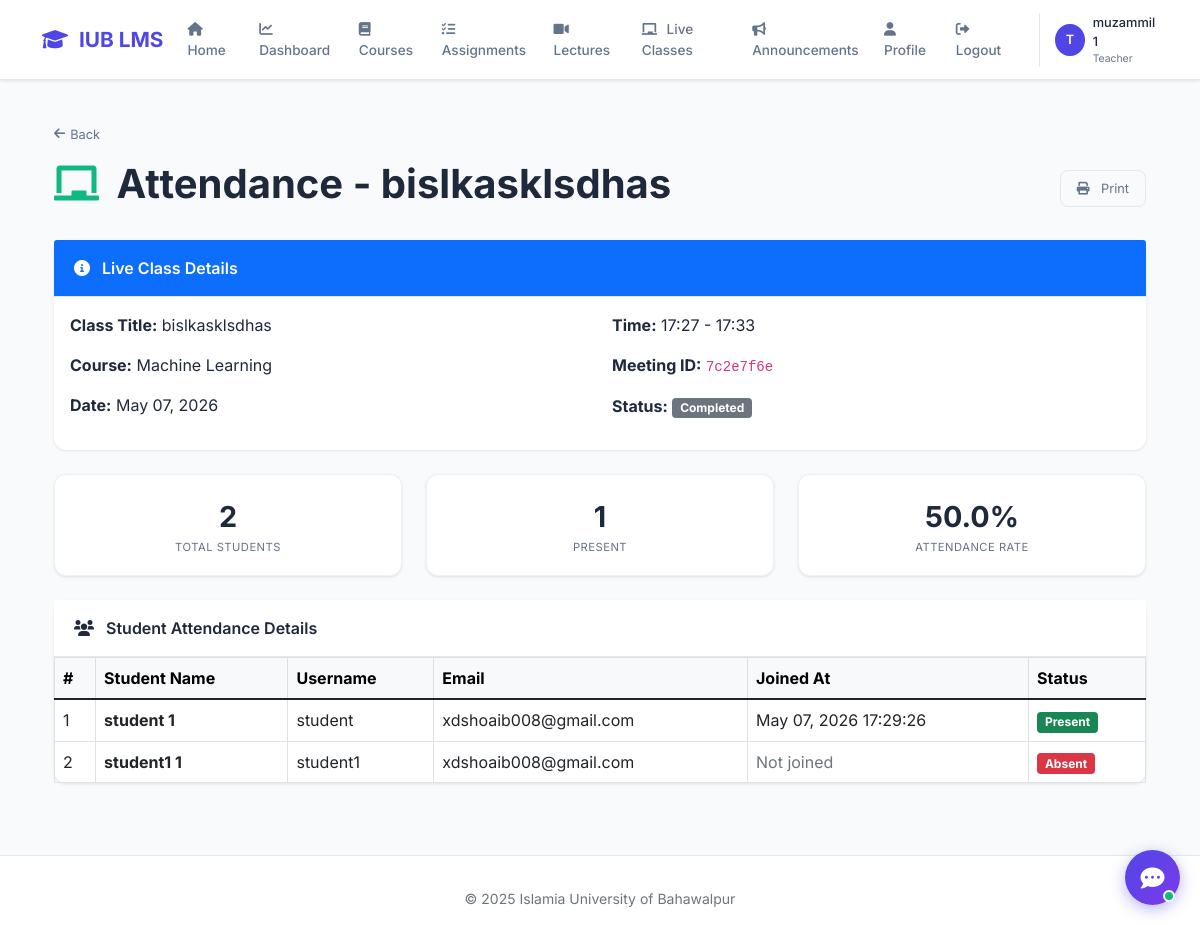
Page /courses/2/live-attendance/6/ (signed in) on the committed database.
### accounts/models.py (models this page shows, shortened)
class CustomUser(AbstractUser):
    ROLE_CHOICES = (
        ('admin', 'Admin'),
        ('teacher', 'Teacher'),
        ('student', 'Student'),
    )
    role = models.CharField(max_length=10, choices=ROLE_CHOICES, default='student')
    phone = models.CharField(max_length=15, blank=True)
    profile_pic = models.ImageField(upload_to='profile_pics/', blank=True, null=True)
    bio = models.TextField(max_length=500, blank=True)

### courses/models.py (models this page shows, shortened)
class LiveClass(models.Model):
    STATUS_CHOICES = (
        ('scheduled', 'Scheduled'),
        ('ongoing', 'Ongoing'),
        ('completed', 'Completed'),
    )
    course = models.ForeignKey(Course, on_delete=models.CASCADE, related_name='live_classes')
    title = models.CharField(max_length=200)
    description = models.TextField(blank=True)
    start_time = models.DateTimeField()
    end_time = models.DateTimeField()
    meeting_link = models.CharField(max_length=100, unique=True, blank=True)
    status = models.CharField(max_length=20, choices=STATUS_CHOICES, default='scheduled')
    created_by = models.ForeignKey(settings.AUTH_USER_MODEL, on_delete=models.CASCADE)
    created_at = models.DateTimeField(auto_now_add=True)
    class Meta:
        ordering = ['-start_time']

class Course(models.Model):
    course_id = models.CharField(max_length=20, unique=True)
    course_code = models.CharField(max_length=10)
    title = models.CharField(max_length=200)
    description = models.TextField()
    teacher = models.ForeignKey(settings.AUTH_USER_MODEL, on_delete=models.SET_NULL, null=True, limit_choices_to={'role': 'teacher'})
    students = models.ManyToManyField(settings.AUTH_USER_MODEL, related_name='enrolled_courses', blank=True, limit_choices_to={'role': 'student'})
    created_at = models.DateTimeField(auto_now_add=True)
    updated_at = models.DateTimeField(auto_now=True)
    is_active = models.BooleanField(default=True)

class LiveClassAttendance(models.Model):
    live_class = models.ForeignKey(LiveClass, on_delete=models.CASCADE, related_name='attendances')
    student = models.ForeignKey(settings.AUTH_USER_MODEL, on_delete=models.CASCADE, limit_choices_to={'role': 'student'})
    joined_at = models.DateTimeField(auto_now_add=True)
    is_present = models.BooleanField(default=True)
    class Meta:
        unique_together = ['live_class', 'student']

### courses/views.py (the view)
# urls.py: path('<int:course_id>/live-attendance/<int:live_class_id>/', views.live_class_attendance_detail, name='live_class_attendance_detail'),
@login_required
def live_class_attendance_detail(request, course_id, live_class_id):
    course = get_object_or_404(Course, id=course_id)
    live_class = get_object_or_404(LiveClass, id=live_class_id)
    if request.user.role not in ['admin', 'teacher']:
        messages.error(request, 'Only teachers can view attendance!')
        return redirect('course_detail', course_id=course.id)
    attendances = LiveClassAttendance.objects.filter(live_class=live_class)
    students = course.students.all()
    attendance_data = []
    for student in students:
        attendance = attendances.filter(student=student).first()
        attendance_data.append({
            'student_name': student.get_full_name() or student.username,
            'student_username': student.username,
            'student_email': student.email,
            'is_present': attendance is not None,
            'joined_at': attendance.joined_at if attendance else None,
        })
    context = {
        'course': course,
        'live_class': live_class,
        'attendance_data': attendance_data,
        'total_students': students.count(),
        'present_count': attendances.count(),
        'attendance_percentage': round((attendances.count() / students.count()) * 100, 1) if students.count() > 0 else 0,
    }
    return render(request, 'courses/live_class_attendance_detail.html', context)

### templates/courses/live_class_attendance_detail.html (shortened to what this page needs)
{% extends 'base.html' %}
{% load static %}
{% block content %}
<div class="container py-4">
    <a href="javascript:history.back()" class="back-btn"><i class="fas fa-arrow-left"></i> Back</a>
    <div class="d-flex justify-content-between align-items-center mb-4">
        <h1 class="fw-bold"><i class="fas fa-chalkboard me-2" style="color: #10b981;"></i> Attendance - {{ live_class.title }}</h1>
        <button onclick="window.print()" class="btn btn-outline"><i class="fas fa-print me-2"></i> Print</button>
    </div>
    <div class="card mb-4">
        <div class="card-header bg-primary text-white">
            <i class="fas fa-info-circle me-2"></i> Live Class Details
        </div>
        <div class="card-body">
            <div class="row">
                <div class="col-md-6">
                    <p><strong>Class Title:</strong> {{ live_class.title }}</p>
                    <p><strong>Course:</strong> {{ live_class.course.title }}</p>
                    <p><strong>Date:</strong> {{ live_class.start_time|date:"M d, Y" }}</p>
                </div>
                <div class="col-md-6">
                    <p><strong>Time:</strong> {{ live_class.start_time|date:"H:i" }} - {{ live_class.end_time|date:"H:i" }}</p>
                    <p><strong>Meeting ID:</strong> <code>{{ live_class.meeting_link }}</code></p>
                    <p><strong>Status:</strong>
                        {% if live_class.status == 'ongoing' %}
                            <span class="badge bg-success">Live Now</span>
                        {% elif live_class.status == 'scheduled' %}
                            <span class="badge bg-warning">Scheduled</span>
                        {% else %}
                            <span class="badge bg-secondary">Completed</span>
                        {% endif %}
                    </p>
                </div>
            </div>
        </div>
    </div>
    <div class="row g-4 mb-4">
        <div class="col-md-4">
            <div class="stat-card text-center">
                <div class="stat-number">{{ total_students }}</div>
                <div class="stat-label">Total Students</div>
            </div>
        </div>
        <div class="col-md-4">
            <div class="stat-card text-center">
                <div class="stat-number">{{ present_count }}</div>
                <div class="stat-label">Present</div>
            </div>
        </div>
        <div class="col-md-4">
            <div class="stat-card text-center">
                <div class="stat-number">{{ attendance_percentage }}%</div>
                <div class="stat-label">Attendance Rate</div>
            </div>
        </div>
    </div>
    <div class="card">
        <div class="card-header">
            <i class="fas fa-users me-2"></i> Student Attendance Details
        </div>
        <div class="card-body p-0">
            <div class="table-responsive">
                <table class="table table-bordered mb-0">
                    <thead class="table-light">
                        <tr>
                            <th>#</th>
                            <th>Student Name</th>
                            <th>Username</th>
                            <th>Email</th>
                            <th>Joined At</th>
                            <th>Status</th>
                        </tr>
                    </thead>
                    <tbody>
                        {% for data in attendance_data %}
                        <tr>
                            <td>{{ forloop.counter }}</td>
                            <td><strong>{{ data.student_name }}</strong></td>
                            <td>{{ data.student_username }}</td>
                            <td>{{ data.student_email }}</td>
                            <td>
                                {% if data.joined_at %}
                                    {{ data.joined_at|date:"M d, Y H:i:s" }}
                                {% else %}
                                    <span class="text-muted">Not joined</span>
                                {% endif %}
                            </td>
                            <td>
                                {% if data.is_present %}
                                    <span class="badge bg-success">Present</span>
                                {% else %}
                                    <span class="badge bg-danger">Absent</span>
                                {% endif %}
                            </td>
                        </tr>
                        {% endfor %}
                    </tbody>
                </table>
            </div>
        </div>
    </div>
</div>
{% endblock %}

### templates/base.html (shortened to what this page needs)
<!DOCTYPE html>
<html lang="en">
<head>
    <link href="https://cdn.jsdelivr.net/npm/bootstrap@5.1.3/dist/css/bootstrap.min.css" rel="stylesheet">
    <link rel="stylesheet" href="https://cdnjs.cloudflare.com/ajax/libs/font-awesome/6.0.0/css/all.min.css">
</head>
<body>
    {% if user.is_authenticated %}
    <nav class="navbar navbar-expand-lg">
        <div class="container">
            <a class="navbar-brand" href="{% url 'dashboard' %}">
                <i class="fas fa-graduation-cap"></i> IUB LMS
            </a>
            <div class="collapse navbar-collapse" id="navbarNav">
                <ul class="navbar-nav ms-auto">
                    <li class="nav-item"><a class="nav-link" href="{% url 'home' %}"><i class="fas fa-home"></i> Home</a></li>
                    <li class="nav-item"><a class="nav-link" href="{% url 'dashboard' %}"><i class="fas fa-chart-line"></i> Dashboard</a></li>
                    <li class="nav-item"><a class="nav-link" href="{% url 'course_list' %}"><i class="fas fa-book"></i> Courses</a></li>
                    <li class="nav-item"><a class="nav-link" href="{% url 'assignment_list' %}"><i class="fas fa-tasks"></i> Assignments</a></li>
                    <li class="nav-item"><a class="nav-link" href="{% url 'lecture_list_all' %}"><i class="fas fa-video"></i> Lectures</a></li>
                    <li class="nav-item"><a class="nav-link" href="{% url 'live_class_list_all' %}"><i class="fas fa-chalkboard"></i> Live Classes</a></li>
                    <li class="nav-item"><a class="nav-link" href="{% url 'announcements' %}"><i class="fas fa-bullhorn"></i> Announcements</a></li>
                    <li class="nav-item"><a class="nav-link" href="{% url 'profile' %}"><i class="fas fa-user"></i> Profile</a></li>
                    <li class="nav-item"><a class="nav-link" href="{% url 'logout' %}"><i class="fas fa-sign-out-alt"></i> Logout</a></li>
                </ul>
                <div class="user-menu">
                    <div class="user-avatar">{{ user.username|first|upper }}</div>
                    <div>
                        <div class="user-name">{{ user.get_full_name|default:user.username }}</div>
                        <div class="user-role">{{ user.get_role_display }}</div>
                    </div>
                </div>
            </div>
        </div>
    </nav>
    {% endif %}
    <main class="container fade-in mt-3">
        {% block content %}
        {% endblock %}
    </main>
    <footer class="footer">
        <div class="container text-center">
            <p class="small text-muted mb-0">&copy; 2025 Islamia University of Bahawalpur</p>
        </div>
    </footer>
</body>
</html>

### templates/base.html (style rules this page uses)
:root { --primary: #4f46e5; --bg-light: #f8fafc; --text-dark: #1e293b; --text-muted: #64748b; --border: #e2e8f0; --shadow: 0 1px 3px rgba(0,0,0,0.1); }
* { margin: 0; padding: 0; box-sizing: border-box; }
body { font-family: 'Inter', sans-serif; background: var(--bg-light); color: var(--text-dark); }
.navbar { background: white; padding: 0.7rem 0; box-shadow: var(--shadow); border-bottom: 1px solid var(--border); }
.navbar-brand { font-size: 1.3rem; font-weight: 700; color: var(--primary) !important; }
.navbar-brand i { margin-right: 6px; }
.nav-link { color: var(--text-muted); font-weight: 500; font-size: 0.85rem; padding: 0.5rem 1rem; }
.nav-link i { margin-right: 6px; }
.user-menu { display: flex; align-items: center; gap: 8px; margin-left: 15px; padding-left: 15px; border-left: 1px solid var(--border); }
.user-avatar { width: 32px; height: 32px; background: var(--primary); border-radius: 50%; display: flex; align-items: center; justify-content: center; color: white; font-weight: 600; font-size: 0.8rem; }
.user-name { font-size: 0.8rem; font-weight: 500; color: var(--text-dark); }
.user-role { font-size: 0.65rem; color: var(--text-muted); }
.card { border: none; border-radius: 12px; box-shadow: var(--shadow); background: white; }
.card-header { background: white; border-bottom: 1px solid var(--border); padding: 1rem 1.25rem; font-weight: 600; }
.stat-card { background: white; border-radius: 12px; padding: 1.25rem; text-align: center; box-shadow: var(--shadow); transition: all 0.2s; }
.stat-number { font-size: 1.5rem; font-weight: 700; color: var(--text-dark); }
.stat-label { font-size: 0.7rem; color: var(--text-muted); }
.btn-outline { background: transparent; border: 1px solid var(--border); color: var(--text-muted); border-radius: 8px; padding: 0.5rem 1rem; font-size: 0.8rem; }
.footer { background: white; border-top: 1px solid var(--border); padding: 2rem 0 1rem; margin-top: 3rem; }
.back-btn { display: inline-flex; align-items: center; gap: 5px; color: var(--text-muted); font-size: 0.8rem; text-decoration: none; margin-bottom: 1rem; }
.fade-in { animation: fadeIn 0.3s ease-out; }

### templates/courses/live_class_attendance_detail.html (style rules this page uses)
.stat-card { background: white; border-radius: 12px; padding: 1.25rem; text-align: center; box-shadow: 0 1px 3px rgba(0,0,0,0.1); border: 1px solid #eef2f6; transition: all 0.2s; }
.stat-number { font-size: 1.8rem; font-weight: 700; color: #1e293b; }
.stat-label { font-size: 0.7rem; color: #64748b; text-transform: uppercase; letter-spacing: 0.5px; }

### rows in the picture
CustomUser: username|first "T", get_full_name "muzammil 1", role "Teacher"
LiveClass: title "bislkasklsdhas", course "Machine Learning", start_time "May 07, 2026", start_time "17:27", end_time "17:33", meeting_link "7c2e7f6e"
CustomUser: student_username "student", student_email "xdshoaib008@gmail.com"
LiveClassAttendance: joined_at "May 07, 2026 17:29:26"
CustomUser: student_username "student1", student_email "xdshoaib008@gmail.com"

### other values in the picture
{{ total_students }} "2"
{{ present_count }} "1"
{{ attendance_percentage }} "50.0"
{{ data.student_name }} "student 1" "student1 1"
